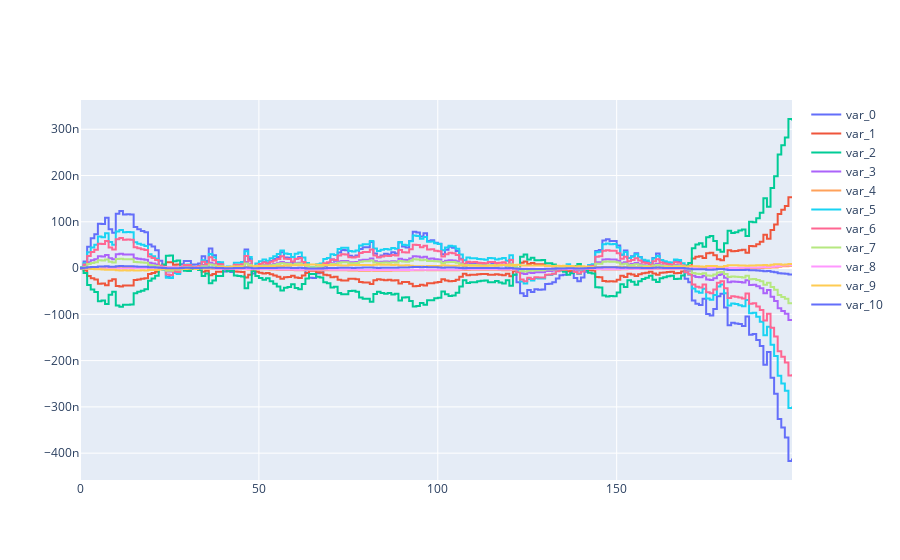

The cell this chart's notebook holds for it:
### Code cell
ig_expl = IGExplainer(model_, x_val, y_val)
ig_expl0 = ig_expl(x_val[[19]]).iloc[0]
plot_expl(ig_expl0)

### Figure 1 — Plotly figure (JSON) as saved in the notebook; plotly's stock layout.template omitted (floating-point values rounded to 4 significant figures; data arrays with more than 128 entries replaced by an {"elided": "..."} marker saying what was removed)
{"data": [{"line": {"shape": "hv"}, "mode": "lines", "name": "var_0", "type": "scatter", "x": {"elided": "200 int values"}, "y": {"elided": "200 float values"}}, {"line": {"shape": "hv"}, "mode": "lines", "name": "var_1", "type": "scatter", "x": {"elided": "200 int values"}, "y": {"elided": "200 float values"}}, {"line": {"shape": "hv"}, "mode": "lines", "name": "var_2", "type": "scatter", "x": {"elided": "200 int values"}, "y": {"elided": "200 float values"}}, {"line": {"shape": "hv"}, "mode": "lines", "name": "var_3", "type": "scatter", "x": {"elided": "200 int values"}, "y": {"elided": "200 float values"}}, {"line": {"shape": "hv"}, "mode": "lines", "name": "var_4", "type": "scatter", "x": {"elided": "200 int values"}, "y": {"elided": "200 float values"}}, {"line": {"shape": "hv"}, "mode": "lines", "name": "var_5", "type": "scatter", "x": {"elided": "200 int values"}, "y": {"elided": "200 float values"}}, {"line": {"shape": "hv"}, "mode": "lines", "name": "var_6", "type": "scatter", "x": {"elided": "200 int values"}, "y": {"elided": "200 float values"}}, {"line": {"shape": "hv"}, "mode": "lines", "name": "var_7", "type": "scatter", "x": {"elided": "200 int values"}, "y": {"elided": "200 float values"}}, {"line": {"shape": "hv"}, "mode": "lines", "name": "var_8", "type": "scatter", "x": {"elided": "200 int values"}, "y": {"elided": "200 float values"}}, {"line": {"shape": "hv"}, "mode": "lines", "name": "var_9", "type": "scatter", "x": {"elided": "200 int values"}, "y": {"elided": "200 float values"}}, {"line": {"shape": "hv"}, "mode": "lines", "name": "var_10", "type": "scatter", "x": {"elided": "200 int values"}, "y": {"elided": "200 float values"}}], "layout": {}}
